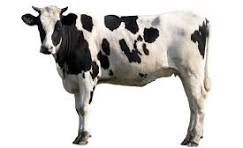
#> input picture cow.jpg, 243 x 148 px
$ python exc2.py
#> lines starting #> are read from the running program, lines starting #| are printed output that depends on the picture
from PIL import Image
import numpy as np

my_image = Image.open("cow.jpg")
#> my_image is the input picture: PIL image 243x148 RGB; mean R, G, B 207.9, 206.1, 203.3

my_image.show("Original image")


my_array = np.asarray(my_image)

# make it brighter
factor = 1.5
my_array = my_array * factor

my_array[my_array>255] = 255
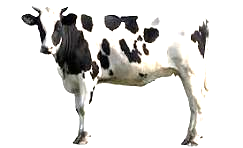
#> my_array: shape (148, 243, 3) float64; mean R, G, B 221.9, 220.9, 219
my_array = my_array.astype(np.uint8)
print(my_array)
#> (printed output is left out)

enhanced_image = Image.fromarray(my_array)
enhanced_image.show(str(factor))


# make it darker
factor = 0.1
my_array = my_array * factor

my_array = my_array.astype(np.uint8)
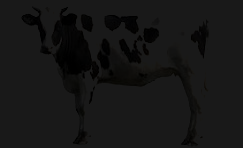
#> my_array: shape (148, 243, 3); mean R, G, B 21.7, 21.6, 21.4
print(my_array)
#> (printed output is left out)

enhanced_image = Image.fromarray(my_array)
enhanced_image.show(str(factor))
